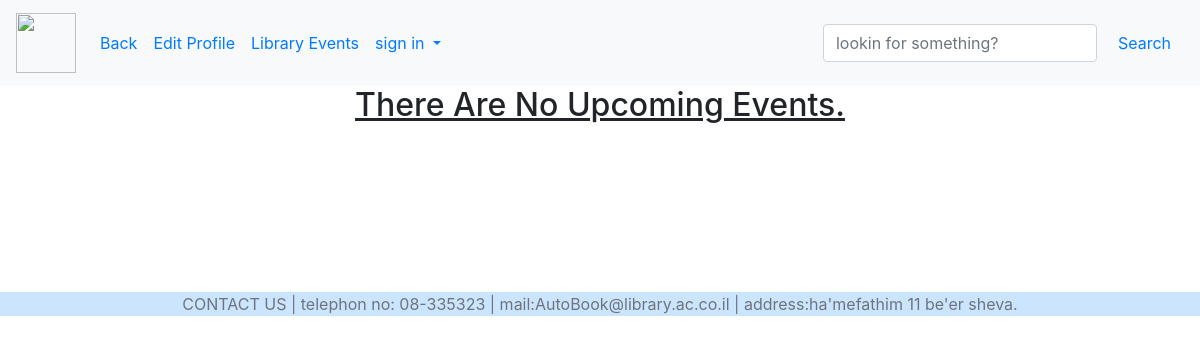
The page /Me/Student/Events/ on the database as committed earlier.
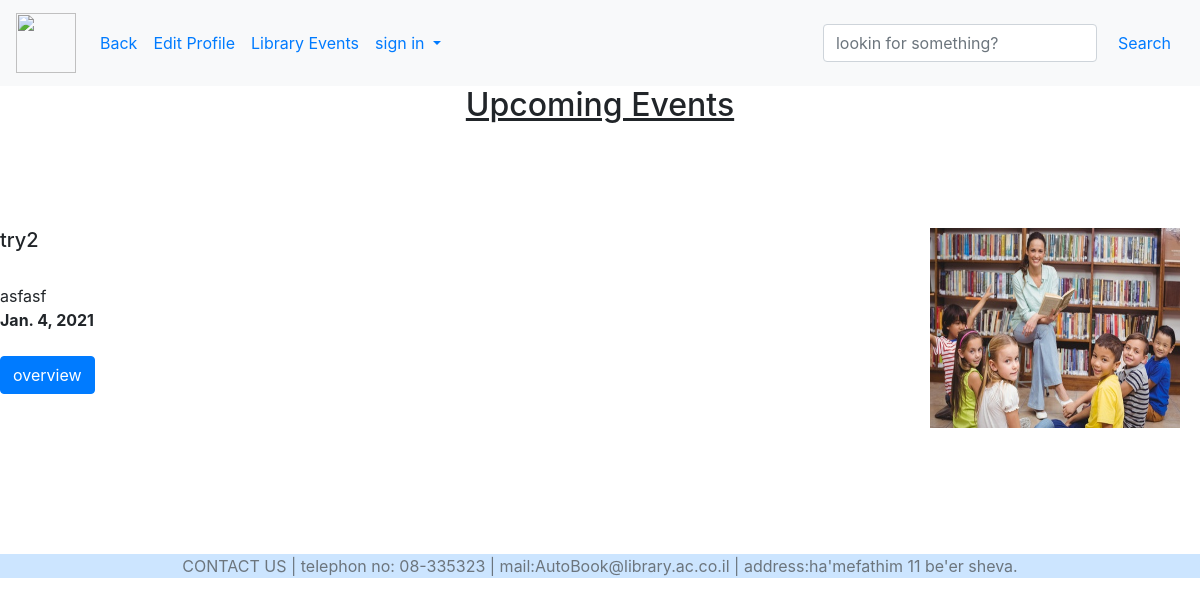
The same page on the database as committed later.
### homepage/models.py (models this page shows, shortened)
class Event (models.Model):
    title = models.CharField(max_length=150)
    text = models.TextField(max_length=500)
    image = models.ImageField(upload_to='home/images', default='home/images/defult2.jpg')
    date = models.DateField()
    link = models.URLField(max_length=200,null=True,default=None,blank=True)
    registerstudent = models.ManyToManyField(Student, null=True, blank=True)

### mepage/views.py (the view)
# urls.py: path('Student/Events/', views.mestudentevents, name="mestudentevents"),
def mestudentevents(request):
    try:
        events = HomePage.objects.all()[0].events.all()
    except:
        events = None
    return render(request, 'mepage/student/events.html',{"events":events})

### book_catalog/templates/mepage/student/events.html (shortened to what this page needs)
{% extends "mepage/student/stylestudent.html" %}
{% block content %}
{% if events|length == 0 %}
    <h2 align="center"><u>There Are No Upcoming Events.</u></h2>
    {% else %}
    <h2 align="center"><u>Upcoming Events</u></h2>
   {% for event in events %}
	<tr>
        {% if event.link != None %}
			<td><img src="{{ book.image.url }}" height="180" align="left" width="220"  hspace="20"></a><th><a href="{{ event.link }}" target="_blank"><\th></td>
        {% else %}
    </tr><br><br><br><br>
    <td>
			<td><tr align="left"><img src="{{ event.image.url }}" height="200" width="250" align="right" hspace="20"></tr></td>
		{% endif %}
			<td><tr align="right" width="1000"><h5>{{ event.title }}
            </h5><br>{{ event.text|truncatechars:100 }}</tr></td>
	</td>
       <br>
       <b>{{ event.date }}</b>
       <br><br>
       <form method="GET" action="{% url 'registerEvent' event.id %}" name="takeBook">
                        <button class="btn btn-primary" name="posses" onclick="myFunction()" type="submit">overview</button>
       </form>
    	{% endfor %}
    {% endif %}
    <br>
<br>
<br>
<br>
<br>
<br>
{% endblock %}

### book_catalog/templates/mepage/student/stylestudent.html (shortened to what this page needs)
<!doctype html>
<html lang="en">
  <head>
<link rel="stylesheet" href="https://cdn.jsdelivr.net/npm/bootstrap@4.5.3/dist/css/bootstrap.min.css">
  </head>
<nav class="navbar navbar-expand-lg navbar-light bg-light sticky-top">
    {% load static %}
<a class="navbar-brand" href="{% url "homepage" %}"><img src="{% static 'book_catalog/defult.png' %}" height="60" width="60" href="{% url "homepage" %}"></a>
  <div class="collapse navbar-collapse" id="navbarSupportedContent">
    <ul class="navbar-nav mr-auto">
      <li class="nav-item active">
        <a class="nav-link text-primary" href="{% url "homepage" %}">Back <span class="sr-only" href="{% url "homepage" %}">home</span></a>
      </li>
      <li class="nav-item"  href="{% url "mestudent" %}">
        <a class="nav-link text-primary text size-12" href="{% url "mestudent" %}">Edit Profile</a>
      </li>
      <li class="nav-item" href="{% url "mestudentevents" %}">
        <a class="nav-link text-primary" href="{% url 'mestudentevents' %}">Library Events</a>
      </li>
        {% if user.is_authenticated %}
            <li class="nav-item"  href="{% url "mestudentpossesses" %}">
        <a class="nav-link text-primary text size-12" href="{% url "mestudentpossesses" %}">Possessed</a>
      </li>
            <li class="nav-item" href="{% url "melendedbooks" %}">
        <a class="nav-link text-primary" href="{% url 'melendedbooks' %}">Lended Books</a>
      </li>
            <li class="nav-item"  href="{% url "logoutuser" %}">
        <a href="#" onclick="$('#signOutBtn').click()" class="nav-link">Logout</a>
                    <form style='display: none;' method="POST" action="{% url 'logoutuser' %}">
                        {% csrf_token %}
                        <button id="signOutBtn" type="submit">Logout</button>
                    </form>
      </li>
        {% else %}
    <li class="nav-item dropdown">
        <a class="nav-link dropdown-toggle text-primary" href="#" id="navbarDropdownMenuLink" role="button" data-toggle="dropdown" aria-haspopup="true" aria-expanded="false">
          sign in
        </a>
      </li>
        {% endif %}
     </ul>
  <form class="form-inline">
    <input class="form-control mr-sm-2" type="search" placeholder="lookin for something?" aria-label="Search">
    <button class="btn text-primary my-2 my-sm-0" type="submit">Search</button>
  </form>
  </div>
</nav>
{%  block content %}{% endblock %}
<footer class="footer mt-auto py-3">
  <div class="container-fluid text-center alert-primary">
    <span class="text-muted">CONTACT US  |  telephon no: 08-335323  |  mail:AutoBook@library.ac.co.il  |  address:ha'mefathim 11 be'er sheva.</span>
  </div>
</footer>
</html>

Rows that differ between the two databases and show on the page:
added Event: image (picture), title "try2", text "asfasf", date "Jan. 4, 2021"
Other text that changed with them:
text no longer shown: "There Are No Upcoming Events."
text now shown: "Upcoming Events"
